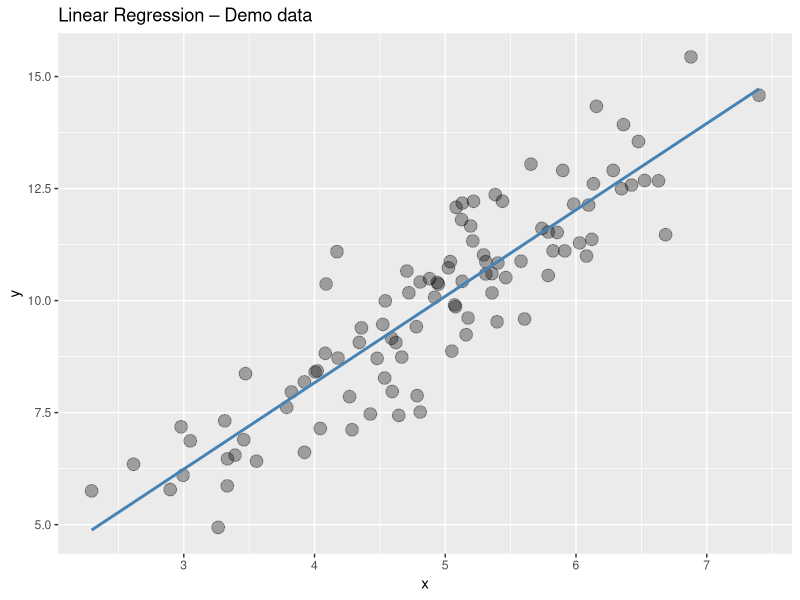
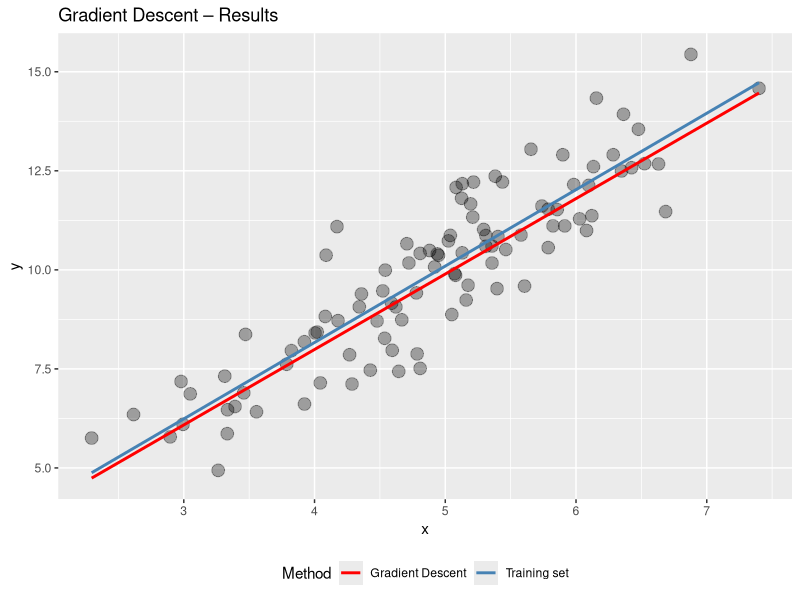
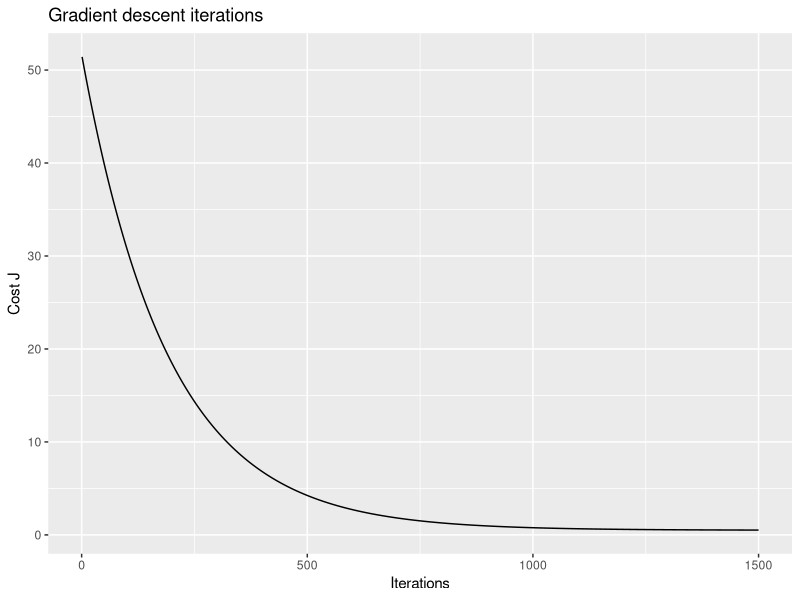

R code for these plots, in order:
## ---- chunk 1
theta <- c(3, 5)
x1 <- c(1, 2) # add 1 as x_0
# find h_theta
h <- x1 %*% theta 
print(paste("h =", h[1]))

# or we can calculate h for all training set at once
x <- matrix(c(rep(1, 3), c(10,20,30)), ncol=2)
x
x %*% theta
## ---- chunk 2
computeCost <- function (X, y, theta){
    # number of training examples
    m <- length(y);
    # need to return
    J <- 0;
    
    predictions <-  X %*% theta;
    sqerrors = (predictions - y)^2;
    J = 1/(2*m)* sum(sqerrors);
    
    J
}
## ---- chunk 3
theta
x1
print(paste("J =", computeCost(x1, 10, theta)))
## ---- chunk 4
gradientDescent <- function(X, y, theta, alpha, num_iters){
    m <- length(y);  
    J_history = rep(0, num_iters);
    for (iter in 1:num_iters){
        predictions <-  X %*% theta;
        updates = t(X) %*% (predictions - y);
        theta = theta - alpha * (1/m) * updates;
        J_history[iter] <- computeCost(X, y, theta);
    }
    list("theta" = theta, "J_history" = J_history)  
}

## ---- chunk 5
theta <- c(0, 0)
iterations <- 1500
alpha <- 0.01
X.test <- matrix(c(1, 1, 3, 3), ncol=2)
y.test <- matrix(c(10, 10), ncol=1)
# answer must be 1,3
# h(1, 3) = 1 + 3*x = 1 + 3*3 = 10
result.test <- gradientDescent(X.test, y.test, theta, alpha, iterations)
result.test$theta
## ---- chunk 6
library(ggplot2)

set.seed(37)
x <- rnorm(n=100, mean=5, sd=1)
e <- rnorm(n=100, mean=0, sd=1)
y <- e + 2*x 

# show data
data = data.frame(x=x, y=y)
g <- ggplot(data, aes(x=x, y=y))  + 
    geom_point(alpha=1/3, size=4) +
    geom_smooth(method="lm", se=F, col="steelblue") +
    labs(title = "Linear Regression – Demo data")
g
# Add a column of ones to x
X <- matrix(c(rep(1,length(x)),x), ncol=2)
head(X)

## ---- chunk 7
# Initialize 
theta <- c(0, 0)
iterations <- 1500
# to be precise pick alpha=0.0002
alpha <- 0.0001 # for difference on plot


# run gradient descent
result <- gradientDescent(X, y, theta, alpha, iterations);
theta <- result$theta
print("theta found:");print(theta)
## ---- chunk 8
# data with prediction
data = data.frame(x=x, y=y, test = X%*%theta)


ggplot(data, aes(x=x, y=y, test=test))  + 
    geom_point(alpha=1/3, size=4) +
    stat_smooth(method = "lm", formula = test ~ x, size = 1, se = FALSE,
                aes(color="Gradient Descent")) +
    geom_smooth(method="lm", se=F, aes(color="Training set")) +
    scale_colour_manual(name="Method", values=c("red", "steelblue")) +
    theme(legend.position = "bottom") +
    labs(title = "Gradient Descent – Results")
## ---- chunk 9
data <- data.frame(x=seq(1, length(result$J_history)),
                   y=result$J_history)
ggplot(data, aes(x=x, y=y)) +
    geom_line() +
    labs(title="Gradient descent iterations",
         x="Iterations", y="Cost J")
## ---- chunk 10
predict1 <- c(1, 3.5) %*% theta
predict2 <- c(1, 7) %*% theta
